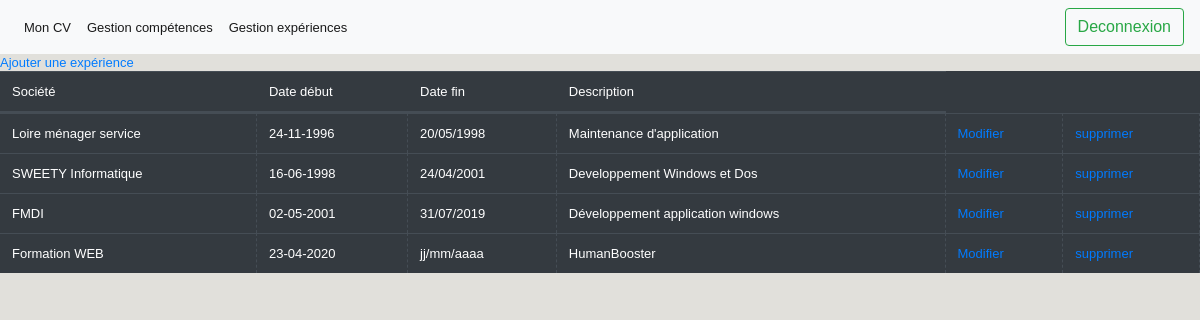
Screenshot of /experiences.php (signed in) with the database file from the repository.
### tables this page shows
CREATE TABLE `experience` (
  `id` int(11) NOT NULL AUTO_INCREMENT,
  `titre` varchar(250) NOT NULL,
  `description` text NOT NULL,
  `date_debut` date NOT NULL,
  `date_fin` date DEFAULT NULL,
  PRIMARY KEY (`id`),
  UNIQUE KEY `experience_id_uindex` (`id`)
);

### experiences.php (the view, shortened to what this page needs)
<?php
    require_once("utilitaires/connexionBDD.php");
    require_once("utilitaires/header.php");
?>
<!DOCTYPE html>
<html lang="fr">
<body>
<?php
    if(isset($_SESSION['nomconnecte'])){
        $reponse = $pdo->query('SELECT * FROM experience order by date_debut');
    }
    else{
        header('Location: index.php');
    }
    ?>
    <a title="ajout" href="ajoutexperience.php">Ajouter une expérience</a>
    <table class="table table-dark">
        <thead>
            <tr>
            <th scope="col">Société</th>
            <th scope="col">Date début</th>
            <th scope="col">Date fin</th>
            <th scope="col">Description</th>
            </tr>
        </thead>
         <tbody>
         <?php
            while ($data = $reponse->fetch())
            {
            ?>
            <tr>
            <td><?php echo($data['titre']); ?></td>
            <td><?php echo(date("d-m-Y",strtotime($data['date_debut']))); ?></td>
            <?php
                $datefinformat = $data['date_fin'];
                $datefinformat = $datefinformat ? date("d/m/Y", strtotime($datefinformat)) : 'jj/mm/aaaa';
            ?>
            <td><?php echo($datefinformat); ?></td>
            <td><?php echo($data['description']); ?></td>
            <td>
            <a title="Editer" href="modifexperience.php?id=<?php echo($data['id']); ?>">Modifier</a>
            </td>
            <td>
            <a title="Supprimer" onclick="return confirm('Êtes-vous sûr de vouloir supprimer cette expérience ?') "href="supprexperience.php?id=<?php echo($data['id']); ?>">supprimer</a>
            </td>
            <?php
             }
             ?>
        </tbody>
    </table>
</body>
</html>

### style.css (style rules this page uses)
html, body, div, span, applet, object, iframe, h1, h2, h3, h4, h5, h6, p, blockquote, pre, a, abbr, acronym, address, big, code, del, dfn, em, font, img, ins, kbd, q, s, samp, small, strike, strong, tt, var, dl, dt, dd, ol, ul, li, fieldset, form, label, legend, table, caption, tbody, tfoot, thead, tr, th, td { margin: 0; padding: 0; border: 0; outline: 0; font-weight: inherit; font-style: inherit; font-size: 100%; font-family: inherit; vertical-align: baseline; }
body { line-height: 1; }
table { border-collapse: separate; border-spacing: 0; }
caption, th, td { text-align: left; font-weight: normal; }
body { font-family: "Trebuchet MS", Arial, Helvetica, sans-serif; background-color: #e1e0db; background-repeat: repeat; font-size:13px; line-height: 17px; color:#000; }
table td { padding: 10px; padding-top:0; border-right:1px dashed #999; }
table tr { border-left:1px dashed #999; border-top:1px dashed #999; }

### rows the page displays
experience: titre "Loire ménager service", date_debut "24-11-1996", date_fin "20/05/1998", description "Maintenance d'application"
experience: titre "SWEETY Informatique", date_debut "16-06-1998", date_fin "24/04/2001", description "Developpement Windows et Dos"
experience: titre "FMDI", date_debut "02-05-2001", date_fin "31/07/2019", description "Développement application windows"
experience: titre "Formation WEB", date_debut "23-04-2020", datefinformat "jj/mm/aaaa", description "HumanBooster"
